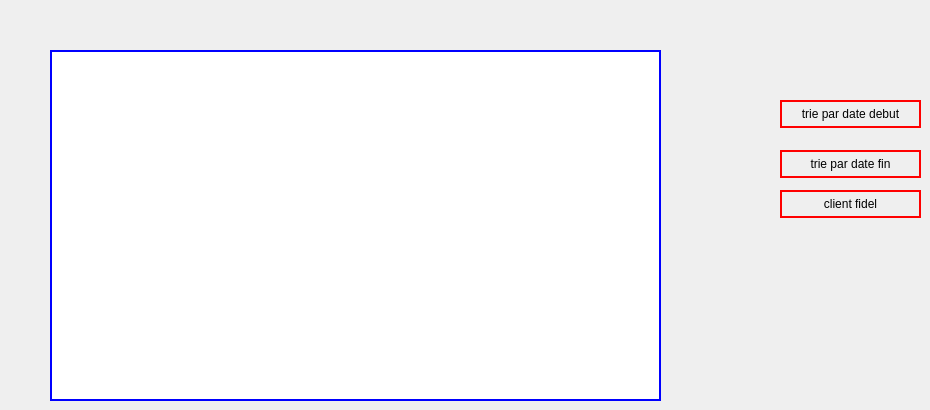
          <widget class="QWidget" name="tab_24">
           <attribute name="title">
            <string>afficher </string>
           </attribute>
           <widget class="QTableView" name="tabevenements_3">
            <property name="geometry">
             <rect>
              <x>50</x>
              <y>50</y>
              <width>611</width>
              <height>351</height>
             </rect>
            </property>
            <property name="styleSheet">
             <string notr="true">border-width:2px;
border-style:solid;
border-color:blue;</string>
            </property>
           </widget>
           <widget class="QPushButton" name="trier_date_d_2">
            <property name="geometry">
             <rect>
              <x>780</x>
              <y>100</y>
              <width>141</width>
              <height>28</height>
             </rect>
            </property>
            <property name="styleSheet">
             <string notr="true">border-width:2px;
border-style:solid;
border-color:red;</string>
            </property>
            <property name="text">
             <string>trie par date debut</string>
            </property>
           </widget>
           <widget class="QPushButton" name="trier_date_f_3">
            <property name="geometry">
             <rect>
              <x>780</x>
              <y>150</y>
              <width>141</width>
              <height>28</height>
             </rect>
            </property>
            <property name="styleSheet">
             <string notr="true">border-width:2px;
border-style:solid;
border-color:red;</string>
            </property>
            <property name="text">
             <string>trie par date fin</string>
            </property>
           </widget>
           <widget class="QPushButton" name="trier_date_f_4">
            <property name="geometry">
             <rect>
              <x>780</x>
              <y>190</y>
              <width>141</width>
              <height>28</height>
             </rect>
            </property>
            <property name="styleSheet">
             <string notr="true">border-width:2px;
border-style:solid;
border-color:red;</string>
            </property>
            <property name="text">
             <string>client fidel</string>
            </property>
           </widget>
          </widget>
